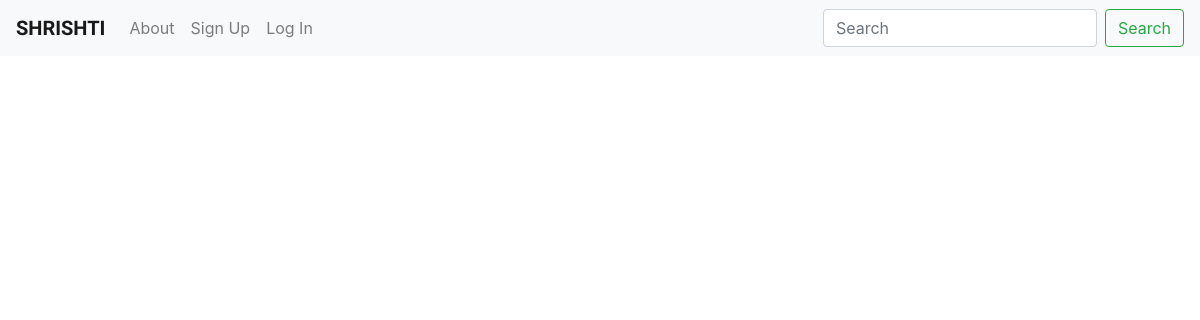
The app's page /postlist/, older data.
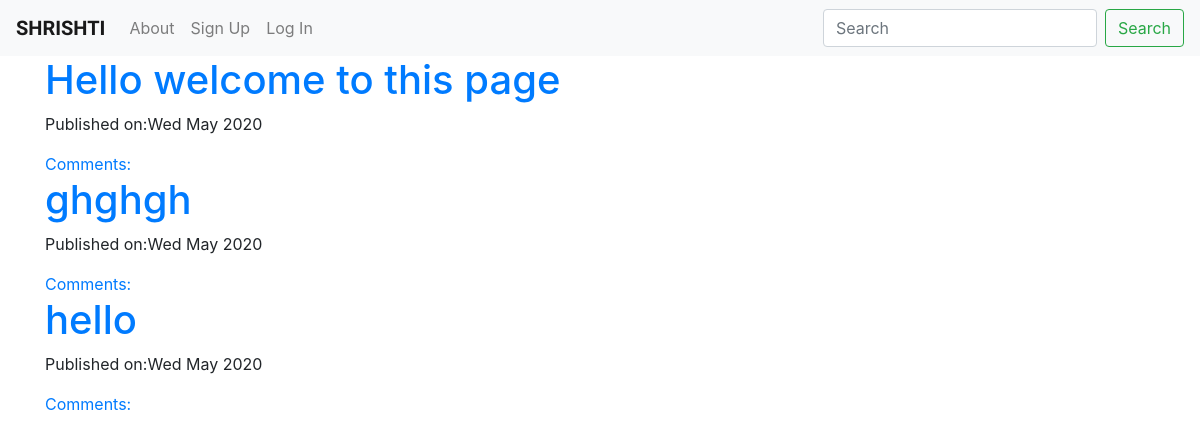
The same page, newer data.
### Blog/models.py (models this page shows, shortened)
class Post(models.Model):
    author=models.ForeignKey('auth.User', on_delete=models.CASCADE)
    title=models.CharField(max_length=200)
    text=models.TextField()
    create_date=models.DateTimeField(default=timezone.now) #publish date and time
    published_date=models.DateTimeField(blank=True,null=True)
    def publish(self):
        self.published_date=timezone.now()
        self.save()

### Blog/views.py (the view)
# urls.py: path('postlist/',views.PostListView.as_view(),name='post_list'),
class PostListView(ListView):
    model=Post
    template_name='post_list.html'
    def get_queryset(self):
        return Post.objects.filter(published_date__lte=timezone.now()).order_by('-published_date')

### Blog/templates/blog/post_list.html
{%extends "blog/base.html"%}
{%block content%}
<div class="centerstage">
  {%for post in post_list%}
  <div class="post">
  <h1><a href="{%url 'post_detail' pk=post.pk%}">{{post.title}}</a></h1>
  <div class="date">
    <p>Published on:{{post.published_date|date:"D M Y"}}</p>
  </div>
  <a href="{%url 'post_detail' pk=post.pk%}">Comments:{{post.approve_comments.count}}</a>
  </div>
  {%endfor%}
</div>
{%endblock%}

### Blog/templates/blog/base.html (shortened to what this page needs)
<!DOCTYPE html>
{%load static%}
<html lang="en" dir="ltr">
  <head>
    <link rel="stylesheet" href="https://stackpath.bootstrapcdn.com/bootstrap/4.4.1/css/bootstrap.min.css">
    <link rel="stylesheet" href="//cdn.jsdelivr.net/npm/medium-editor@latest/dist/css/medium-editor.min.css" type="text/css" media="screen" charset="utf-8">
    <link rel="stylesheet" href="{%static 'css/blog.css'%}">
  </head>
  <body>
    <nav class="navbar navbar-expand-lg navbar-light bg-light ">
    <div class="collapse navbar-collapse" id="navbarTogglerDemo01">
      <a class="navbar-brand" href="{%url 'post_list'%}">SHRISHTI</a>
      <ul class="navbar-nav mr-auto mt-2 mt-lg-0">
          <li>
            <a class="nav-link" href="{%url 'about'%}">About<span class="sr-only">(current)</span></a>
          </li>
          <li class="nav-item">
            <a class="nav-link" href="{%url 'registerView'%}">Sign Up</a>
          </li>
          {%if user.is_authenticated%}
          <li>
            <a class="nav-link" href="{%url 'post_new'%}">New Post<span class="sr-only">(current)</span></a>
          </li>
          <li>
            <a class="nav-link" href="{%url 'post_draft_list'%}">Draft<span class="sr-only">(current)</span></a>
          </li>
          <li>
            <a class="nav-link" href="{%url 'logout_view'%}">Logout<span class="sr-only">(current)</span></a>
          </li>
          <li>
            <a>Welcome: {{user.username}}</a>
          </li>
          {%else%}
          <li>
            <a class="nav-link" href="{%url 'login_view'%}">Log In <span class="sr-only">(current)</span></a>
          </li>
          {%endif%}
      </ul>
      <form class="form-inline my-2 my-lg-0">
        <input class="form-control mr-sm-2" type="search" placeholder="Search" aria-label="Search">
        <button class="btn btn-outline-success my-2 my-sm-0" type="submit">Search</button>
      </form>
    </div>
  </nav>
  <div class="content container">
    <div class="row">
      <div class="col-md-8">
        <div class="blog_posts">
          {%block content%}
          {%endblock%}
        </div>
      </div>
    </div>
  </div>
  </body>
</html>

### Blog/static/css/blog.css (style rules this page uses)
.centerstage { margin-left: auto; margin-right: auto; }
.navbar-brand { font-family: 'Libre Franklin', sans-serif; font-weight: bold; }

Row changes from the older to the newer data that the page shows:
added Post: title "Hello welcome to this page", published_date "Wed May 2020"
now on this page (row edited): Post: title "ghghgh", published_date "Wed May 2020"
now on this page (row edited): Post: title "hello", published_date "Wed May 2020"
